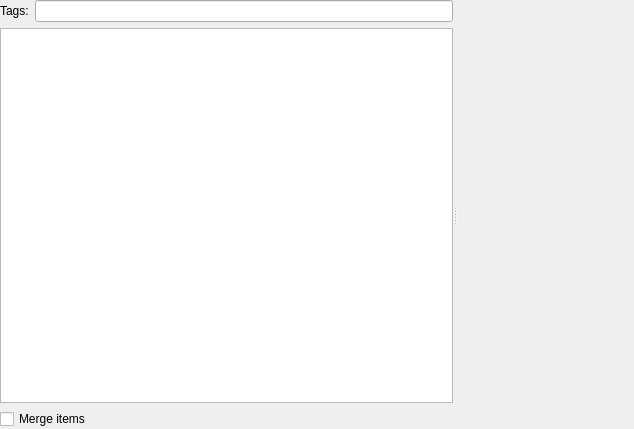
<?xml version="1.0" encoding="UTF-8"?>
<ui version="4.0">
 <class>MainWidget</class>
 <widget class="QWidget" name="MainWidget">
  <property name="geometry">
   <rect>
    <x>0</x>
    <y>0</y>
    <width>634</width>
    <height>429</height>
   </rect>
  </property>
  <property name="windowTitle">
   <string/>
  </property>
  <property name="windowIcon">
   <iconset resource="aggregatorresources.qrc">
    <normaloff>:/resources/images/aggregator.svg</normaloff>:/resources/images/aggregator.svg</iconset>
  </property>
  <layout class="QVBoxLayout" name="verticalLayout">
   <property name="margin">
    <number>0</number>
   </property>
   <item>
    <widget class="QSplitter" name="MainSplitter_">
     <property name="orientation">
      <enum>Qt::Horizontal</enum>
     </property>
     <widget class="QWidget" name="layoutWidget">
      <layout class="QVBoxLayout" name="verticalLayout_2">
       <item>
        <layout class="QHBoxLayout" name="_2">
         <item>
          <widget class="QLabel" name="label">
           <property name="text">
            <string>Tags:</string>
           </property>
          </widget>
         </item>
         <item>
          <widget class="LeechCraft::Util::TagsLineEdit" name="TagsLine_"/>
         </item>
        </layout>
       </item>
       <item>
        <widget class="QTreeView" name="Feeds_">
         <property name="minimumSize">
          <size>
           <width>250</width>
           <height>0</height>
          </size>
         </property>
         <property name="contextMenuPolicy">
          <enum>Qt::CustomContextMenu</enum>
         </property>
         <property name="iconSize">
          <size>
           <width>16</width>
           <height>16</height>
          </size>
         </property>
        </widget>
       </item>
       <item>
        <widget class="QCheckBox" name="MergeItems_">
         <property name="text">
          <string>Merge items</string>
         </property>
        </widget>
       </item>
      </layout>
     </widget>
     <widget class="LeechCraft::Plugins::Aggregator::ItemsWidget" name="ItemsWidget_" native="true"/>
    </widget>
   </item>
  </layout>
 </widget>
 <customwidgets>
  <customwidget>
   <class>LeechCraft::Util::TagsLineEdit</class>
   <extends>QLineEdit</extends>
   <header location="global">plugininterface/tagslineedit.h</header>
  </customwidget>
  <customwidget>
   <class>LeechCraft::Plugins::Aggregator::ItemsWidget</class>
   <extends>QWidget</extends>
   <header>itemswidget.h</header>
   <container>1</container>
  </customwidget>
 </customwidgets>
 <resources>
  <include location="aggregatorresources.qrc"/>
 </resources>
 <connections/>
</ui>
